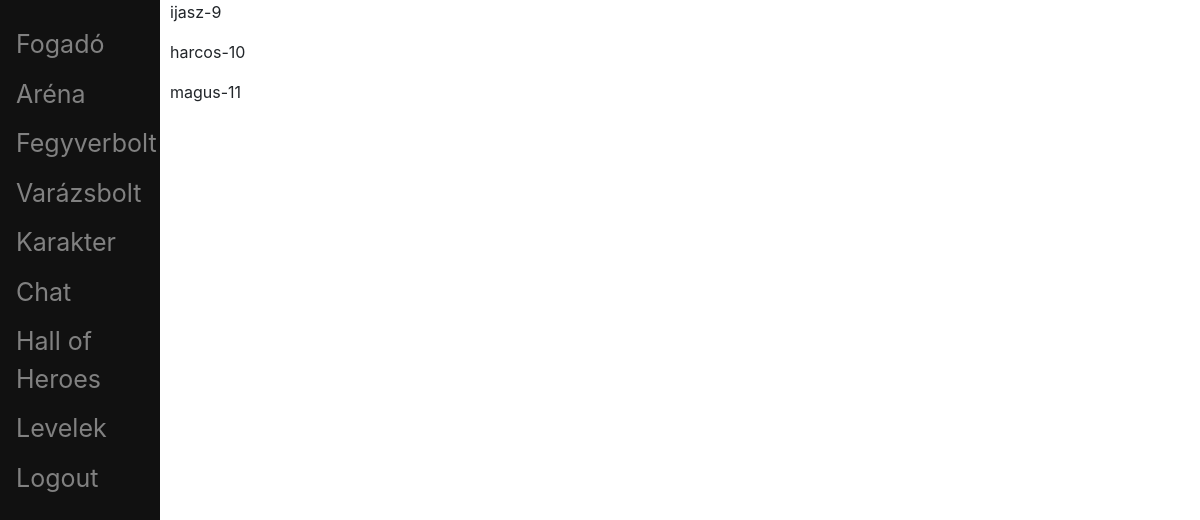
Before: /search/ (signed in) with the older database file.
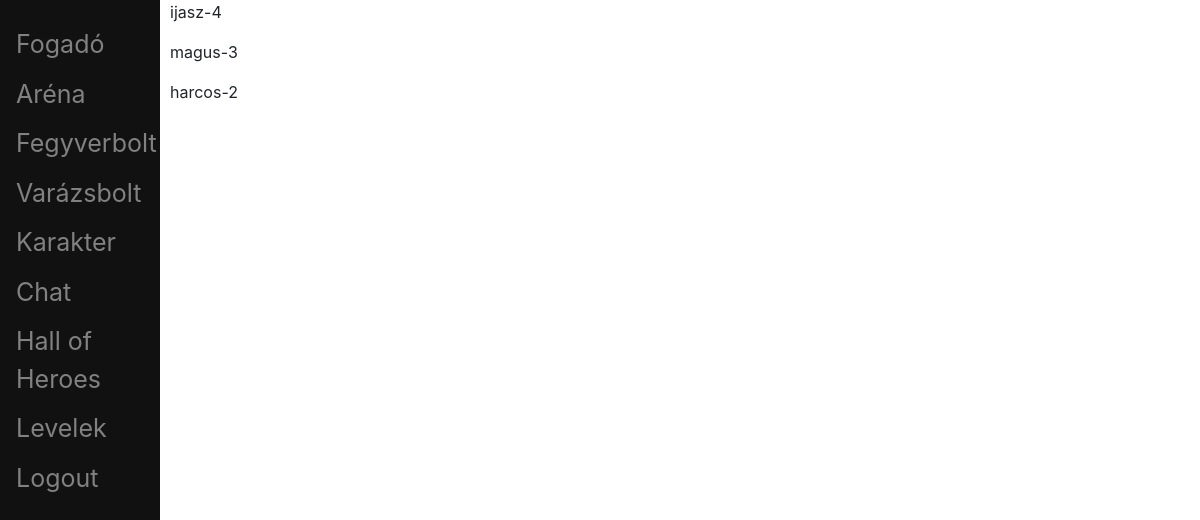
After: the same page with the newer database file.
### account/models.py (models this page shows, shortened)
class Character(models.Model):
	account = models.OneToOneField(Account, on_delete=models.CASCADE, primary_key=True)
	ROLES = (
		('warrior', 'warrior'),
		('mage', 'mage'),
		('scout', 'scout'),
	)
	character_type	= models.CharField(verbose_name = 'character type', max_length = 20, choices=ROLES, default='')
	level			= models.DecimalField(verbose_name='level', max_digits=19, decimal_places=0, default = 1) #szint
	strength		= models.DecimalField(verbose_name='strength', max_digits=19, decimal_places=0, default = 8) #erő
	skill 			= models.DecimalField(verbose_name='skill', max_digits=19, decimal_places=0, default = 6) #ügyesség
	intelligence	= models.DecimalField(verbose_name='intelligence', max_digits=19, decimal_places=0, default = 7) #értelem
	health_point	= models.DecimalField(verbose_name='health point', max_digits=19, decimal_places=0, default = 10) #életerő
	fortune 		= models.DecimalField(verbose_name='fortune', max_digits=19, decimal_places=0, default = 8) #szerencse
	shield 			= models.DecimalField(verbose_name='shield', max_digits=19, decimal_places=0, default = 0) #páncél
	rank			= models.DecimalField(verbose_name='rank', max_digits=19, decimal_places=0, blank = True, null = True) #helyezes
	honor			= models.DecimalField(verbose_name='honor', max_digits=19, decimal_places=0, default = 1) #becsuletpont
	def __str__ (self):
		return self.account.username

class Account(AbstractBaseUser):
	username		= models.CharField(verbose_name = 'username', max_length = 20, unique = True)
	email 			= models.EmailField(verbose_name = 'email', max_length = 128, unique = True)
	date_joined		= models.DateTimeField(verbose_name = 'date joined', auto_now_add = True)
	last_login		= models.DateTimeField(verbose_name = 'last login', auto_now = True)
	is_admin		= models.BooleanField(default=False)
	is_superuser	= models.BooleanField(default=False)
	is_staff		= models.BooleanField(default=False)
	is_active		= models.BooleanField(default=True) # - lehet false pl email-es aktivalas
	profile_image		= models.ImageField(null=True, blank=True, upload_to=profile_image_path)
	objects = CustomAccountManager()
	USERNAME_FIELD 	= 'username'
	REQUIRED_FIELDS	= ['email']

### core/views.py (the view)
# urls.py: path('search/', users_search_view, name='search'),
@login_required(login_url='login')
def users_search_view(request):
	users = Account.objects.all()
	characters = []
	for user in users:
		if not user.is_admin:
			characters.append(Character.objects.get(account=user))
	characters = sorted(characters, key=attrgetter('honor','level','account.username'), reverse=True)
	context = {'characters': characters}
	return render(request, 'core/search_users.html', context)

### core/templates/core/search_users.html (shortened to what this page needs)
{% extends 'base.html' %}
{% block content %}
<div class="main">
	{% for character in characters %}
		<p id="all-user-list">{{character}}-{{character.account.id}}</p>
	{% endfor %}
</div>
{% endblock %}

### templates/base.html (shortened to what this page needs)
{% load static %}
<!DOCTYPE html>
<html>
<head>
	<link rel="stylesheet" href="{% static 'core/core.css' %}">
    <link rel="stylesheet" href="https://cdn.jsdelivr.net/npm/bootstrap@4.3.1/dist/css/bootstrap.min.css" />
</head>
<body>
	{% include 'sidebar.html' %}
	{% block content %}
	{% endblock %}
</body>
</html>

### templates/sidebar.html
<div class="sidenav">
  <a href="#">Fogadó</a>
  <a href="#">Aréna</a>
  <a href="#">Fegyverbolt</a>
  <a href="#">Varázsbolt</a>
  <a href="{% url 'profile' user_id=request.user.id %}">Karakter</a>
  <a href="{% url 'public_chat' %}">Chat</a>
  <a href="{% url 'search' %}">Hall of Heroes</a>
  <a href="{% url 'private_chat:private_chat_room' %}">Levelek</a>
  <a href="{% url 'logout' %}">Logout</a>
</div>

### static/core/core.css (style rules this page uses)
.sidenav { height: 100%; width: 160px; position: fixed; z-index: 1; top: 0; left: 0; background-color: #111; overflow-x: hidden; padding-top: 20px; }
.sidenav a { padding: 6px 8px 6px 16px; text-decoration: none; font-size: 25px; color: #818181; display: block; }
.main { margin-left: 160px; padding: 0px 10px; }

Changed rows visible on the page:
removed Character: account_id.username "ijasz", account.id "9"
removed Character: account_id.username "harcos", account.id "10"
removed Character: account_id.username "magus", account.id "11"
added Character: account_id.username "ijasz", account.id "4"
added Character: account_id.username "magus", account.id "3"
added Character: account_id.username "harcos", account.id "2"
